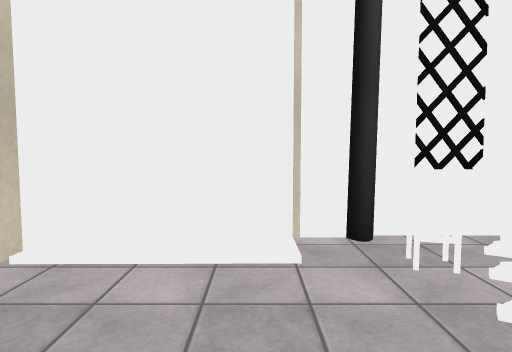
view 1 (above)

22 first-person views from a walk through a 3-D level made in the Unity game engine. The camera is 1.4 m above the floor, tilts 4° down and sees 75° across. The floor is counted in squares, 1 m on a side. Each view is taken from the middle of a square. On the plan, view 1 faces up. The plan holds only what a view shows up to about 15 squares ahead; the rest is blank. The place goes on beyond the plan. Door leaves are left out, so doorways stand open. Surface patterns are stand-ins for the level's own textures.

view 2
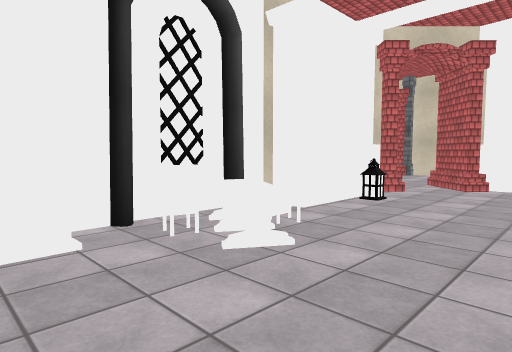

view 3
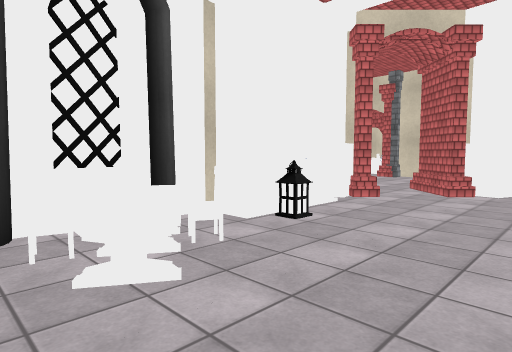

view 4
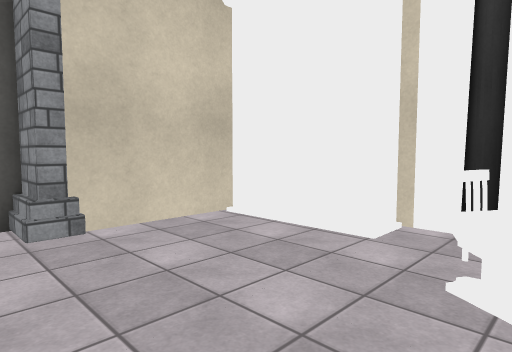

view 5
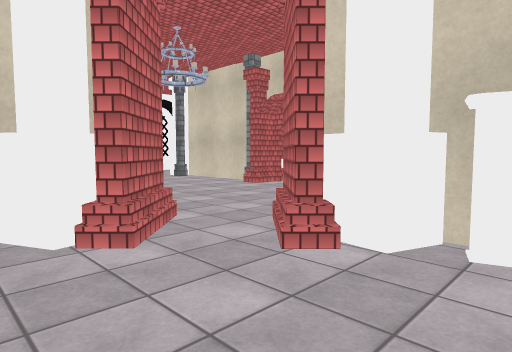

view 6
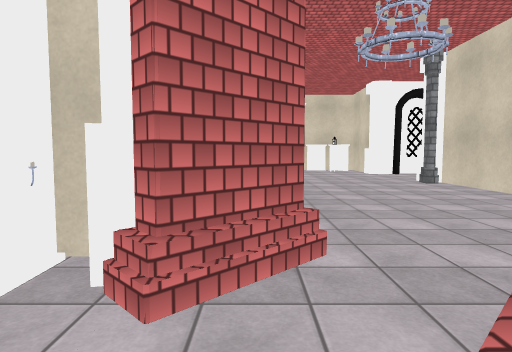

view 7
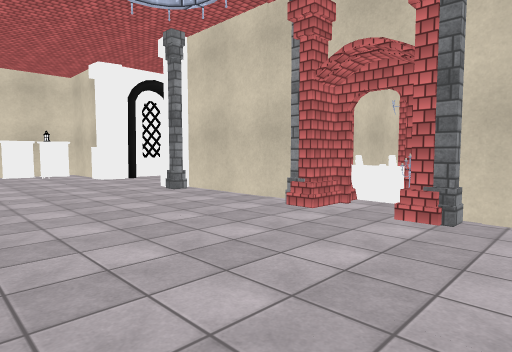

view 8
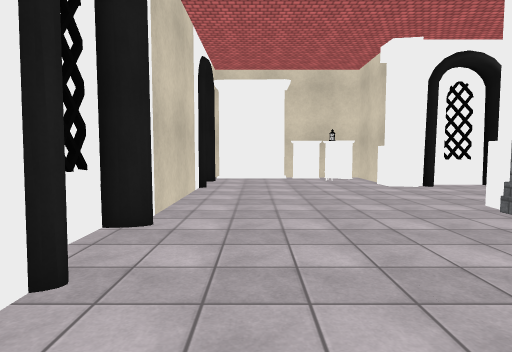

view 9
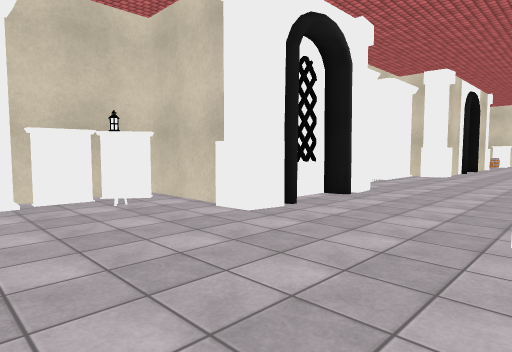

view 10
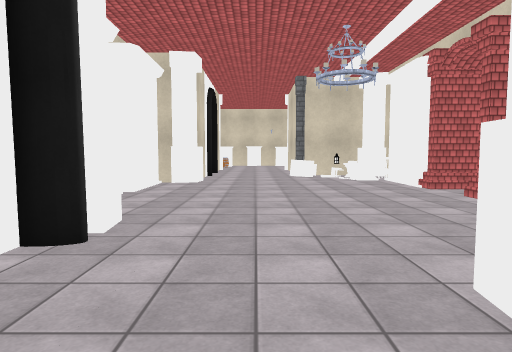

view 11
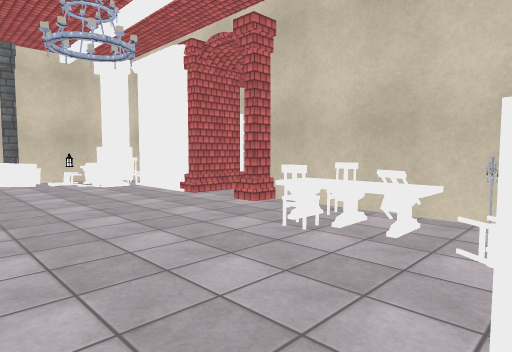

view 12
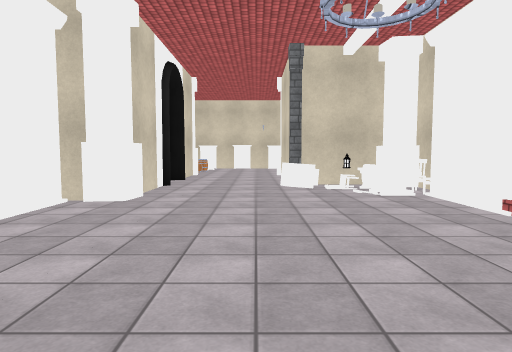

view 13
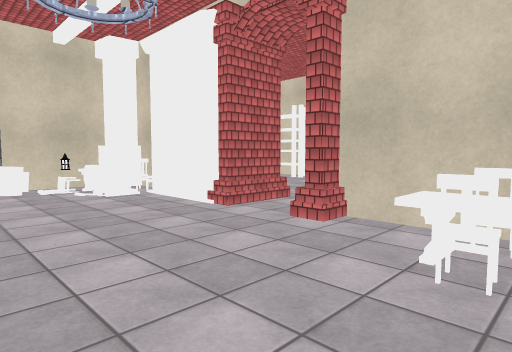

view 14
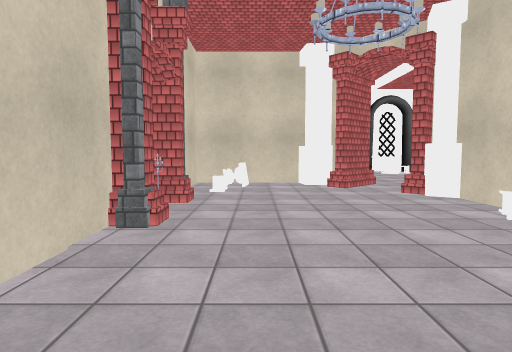

view 15
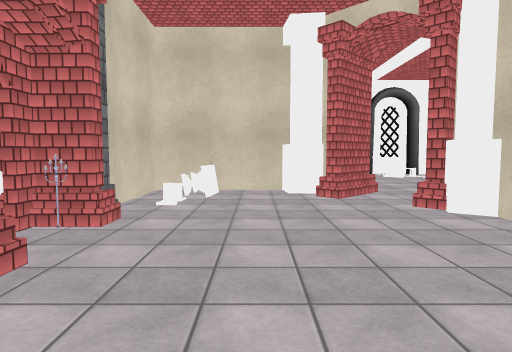

view 16
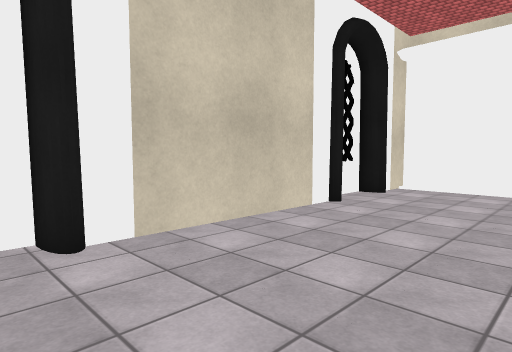

view 17
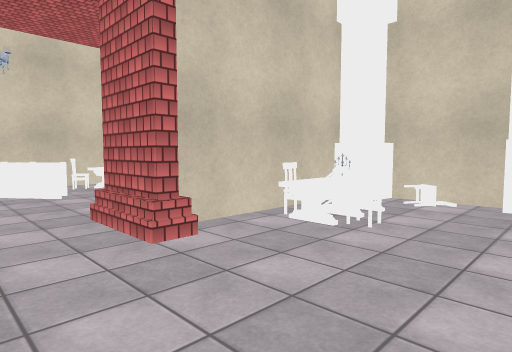

view 18
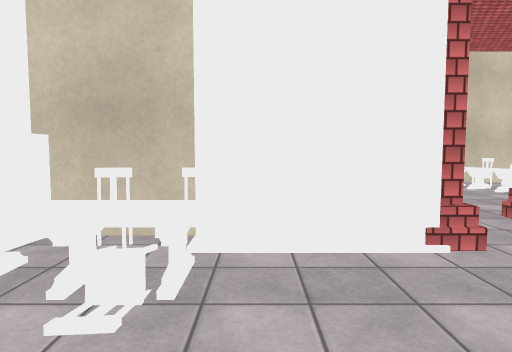

view 19
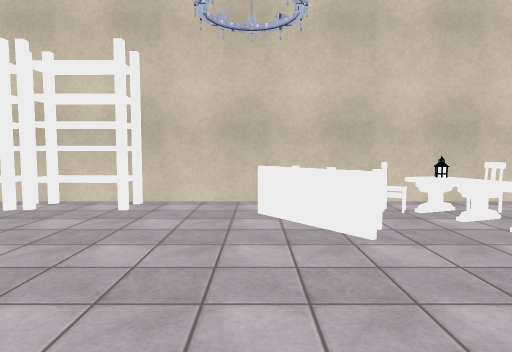

view 20
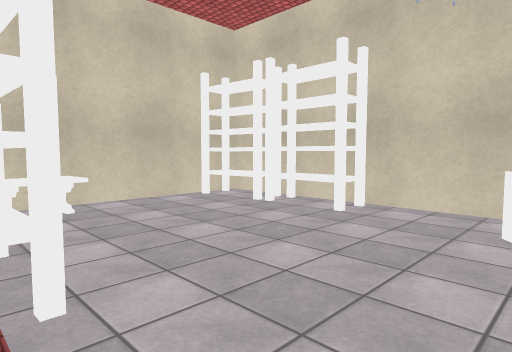

view 21
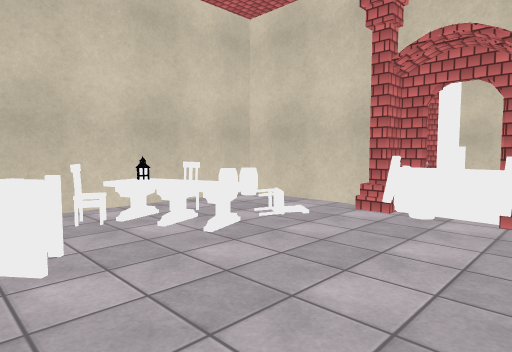

view 22
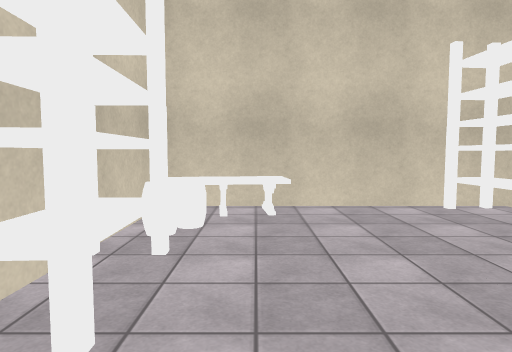

### Floor plan
Key: @ floor where view 1 was taken; # wall or solid block; . floor; D open door; T table; C chair; P pillar; L lantern; S shelf; B barrel; O other object.
Columns run from 4 left of view 1 to 40 right of it. Each row starts with its distance up from view 1.
 27                 #OOO##.O#
 26                ##.......#
 25                #........#     OOOO OOOO#
 24                #........#####   .......##
 23                #........P#..#PP........P####
 22                #.............................
 21                #.............................
 20                #.............................
 19                #.............................
 18                #........PPP................T.
 17                #........PPP...............TPP
 16                #........P#..................#
 15                #.........##C..C.........TTTO#
 14                #.........##PTCTT........TTTO#
 13                #.........# PCCC..#..#OOOCC.P
 12                #.........#########..#########
 11                 ........P#    ...#..#SSS.BTT#
 10                  .......###T.........S.S.BBT#
  9                #.........DBB...............T#
  8                #........#OB................T#
  7                #........P##.................#
  6     #######  ## P........#..C.T..TT.........#
  5  #OOO.##T.OOOOPP#........#....TT.TT.........#
  4 ##..O.CTC.O..O.#.......T.#...COCC TT..SSSSSS#
  3 #.....TTC.........#P..TT.#BB.....  ...SSSSSS#
  2 #......T.........###P....####################
  1 P#......L.........P#######
  0 PP..@.............O#
 -1    .......   .....O

Where each view was taken, in squares from view 1:
view 1: 0 up, 0 right, facing up
view 2: 1 down, 1 left, facing up-right
view 3: 1 down, 1 right, facing up-right
view 4: 1 down, 3 right, facing up-left
view 5: 1 down, 9 right, facing up-right
view 6: 1 up, 12 right, facing up
view 7: 5 up, 13 right, facing up-right
view 8: 9 up, 14 right, facing up
view 9: 17 up, 14 right, facing up-right
view 10: 20 up, 19 right, facing right
view 11: 20 up, 22 right, facing down-right
view 12: 19 up, 25 right, facing right
view 13: 19 up, 25 right, facing down-right
view 14: 17 up, 18 right, facing down
view 15: 14 up, 17 right, facing down
view 16: 14 up, 17 right, facing up-left
view 17: 18 up, 32 right, facing down-left
view 18: 18 up, 35 right, facing down
view 19: 12 up, 31 right, facing down
view 20: 11 up, 30 right, facing down-right
view 21: 11 up, 30 right, facing down-left
view 22: 9 up, 31 right, facing right
